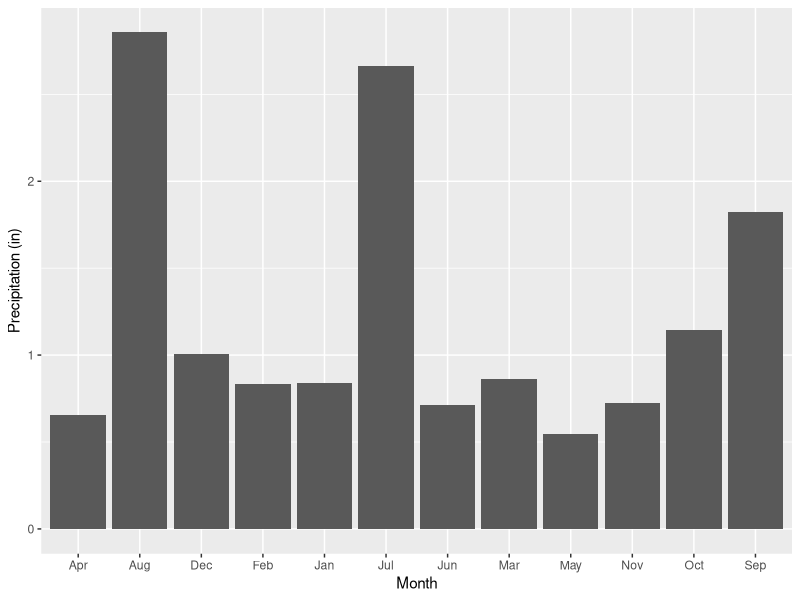

R code for this plot:
## ---- chunk 1
setwd("~/GEOG415/klandolt/homework2")
library(ggplot2)
library(dplyr)
library(tidyr)
library(magrittr)
precip <- read.csv('data/precip.csv')
rwi <- read.csv('data/rwi.csv')
## ---- chunk 2
temp.data <- gather(data=precip, key=month, value=precip, -year)
temp.data$precip[temp.data$precip<0]<- NA
tidy.precip <- arrange(temp.data, year, month)
temp.data <- mutate(tidy.precip, date.str = paste(year, month, '01'))
temp.data <- mutate(temp.data, date=as.Date(date.str, '%Y %B %d'))
temp.data <- group_by(tidy.precip, month)
temp.data <- summarize(temp.data, precip=mean(precip, na.rm=TRUE))
ggplot(temp.data, aes(month, precip)) + geom_bar(stat='identity') + labs(y='Precipitation (in)', x='Month')
## ---- chunk 3


## ---- chunk 4

## ---- chunk 5
